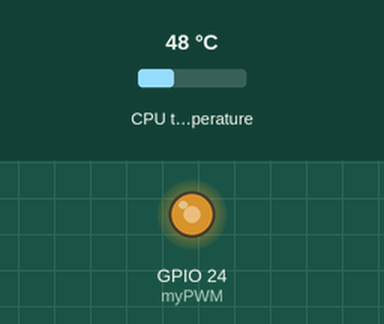
Simulated run of this program. Board: Raspberry Pi (BCM pin numbers). Parts: output pins drawn as LEDs (lit = HIGH). Inputs (shaded band) come from the test bench; at power-on: CPU temperature 48 °C.

Above: at 0.1 s.
At 1.1 s:
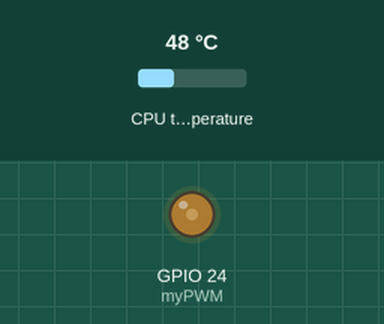
Timing chart, 0 to 2.6 s (numbered marks = the images above):
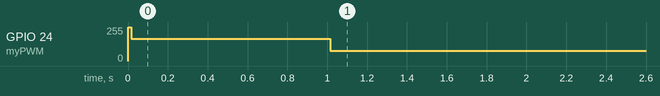

The program:

fan_controller.py
```python
# (licence header left out)
import sys
sys.path.append('/storage/.kodi/addons/virtual.rpi-tools/lib')

import os
os.environ['LG_WD'] = '/tmp'        #see https://forum.libreelec.tv/thread/29050-rpi4-le12-0-1-autostart-sh-with-python-script-for-fan-control-won-t-work/
import time
import RPi.GPIO as GPIO
import glob

minimum_always_ON=True
minimum_speed=30
turn_on_speed=65
target_temp=52
sleepTime=20
debugFlag=False

current_speed=0

thermal_zones_temp_dirs=glob.glob("/sys/class/thermal/thermal_zone*/temp")


def getCPUtemperature():
    res = os.popen('vcgencmd measure_temp').readline()
    #vcgencmd measure_temp -> res="temp=NN.N'C\n"
    #temp =(res.replace("temp=","").replace("'C\n",""))
    temp=res[5:9]
    try :
        temp= float(temp)
    except :
        print("vcgencmd measure_temp failed")
        temp=getCPUTemperature2()

    return temp

def getCPUTemperature2():
    temps=[]
    for file_dir in thermal_zones_temp_dirs:
        with open(file_dir, "r") as file:
            try :
                temps.append(float(file.read()))
            except :
                print("Error reading from file {}".format(file_dir))
                continue

    if len(temps) == 0:
        print("reading from sys files failed, no CPU temp detected using target_temp")
        temps.append(target_temp * 1000)

    return max(temps) / 1000

def setDutyCycle(new_duty):
    global current_speed
    if (current_speed != new_duty):
      if (new_duty < 50 ):
        if (new_duty > 0 ):
          #set duty cycle to turn_on_speed % for 1 second after a change of the duty cycle in order to ensure the start of the fan
          myPWM.ChangeDutyCycle(turn_on_speed)
          time.sleep(1)
    myPWM.ChangeDutyCycle(new_duty)
    current_speed=new_duty
    if debugFlag:
        print("new PWM duty cycle = ", current_speed)
    time.sleep(sleepTime)
    return

try:
    GPIO.setmode(GPIO.BCM)
    GPIO.setup(24, GPIO.OUT)

    #GPIO pin BCM24 is used for the fan PWM control
    myPWM=GPIO.PWM(24,50) #PWM frequency is 50 Hz
    myPWM.start(100)


    current_speed=100
    if debugFlag:
        print("initial PWM duty cycle = ", current_speed)

    while True:
        temp = getCPUtemperature()
        if debugFlag:
            print("temperature = ", temp)
        if(temp<target_temp and not minimum_always_ON):
            setDutyCycle(0)
            continue
        if(temp<target_temp and minimum_always_ON):
            setDutyCycle(minimum_speed)
            continue
        if(temp>=target_temp and temp<56):
            setDutyCycle(40)
            continue
        if(temp>=56 and temp<60):
            setDutyCycle(50)
            continue
        if(temp>=60 and temp<65):
            setDutyCycle(60)
            continue
        if(temp>=65 and temp<70):
            setDutyCycle(70)
            continue
        if(temp>=70 and temp<74):
            setDutyCycle(80)
            continue
        if(temp>=74 and temp<76):
            setDutyCycle(90)
            continue
        if(temp>=76):
            setDutyCycle(100)
            continue


except KeyboardInterrupt: # trap a CTRL+C keyboard interrupt
    GPIO.cleanup() # resets all GPIO ports used by this program
```

Measured:
- by itself, GPIO 24 (myPWM): 0/255 → 166/255 at 0.00 s, → 77/255 1.0 s later
